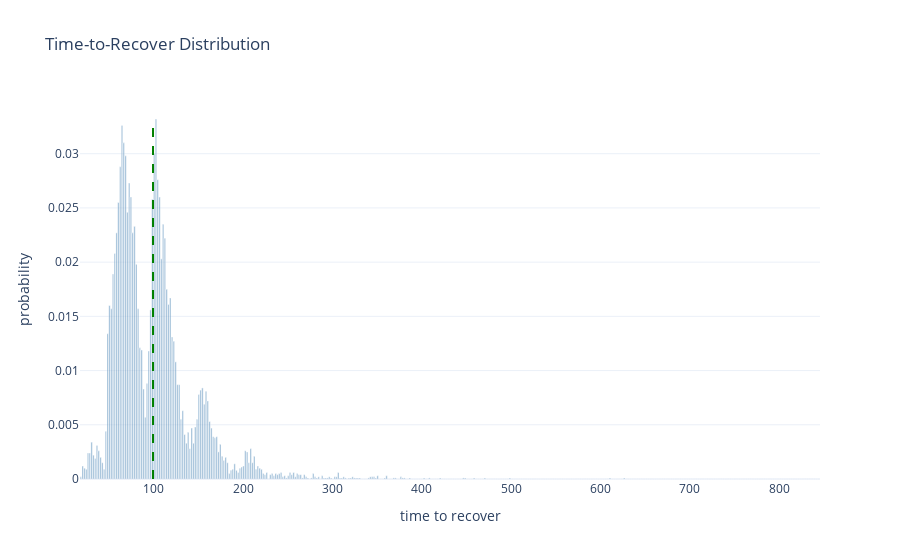
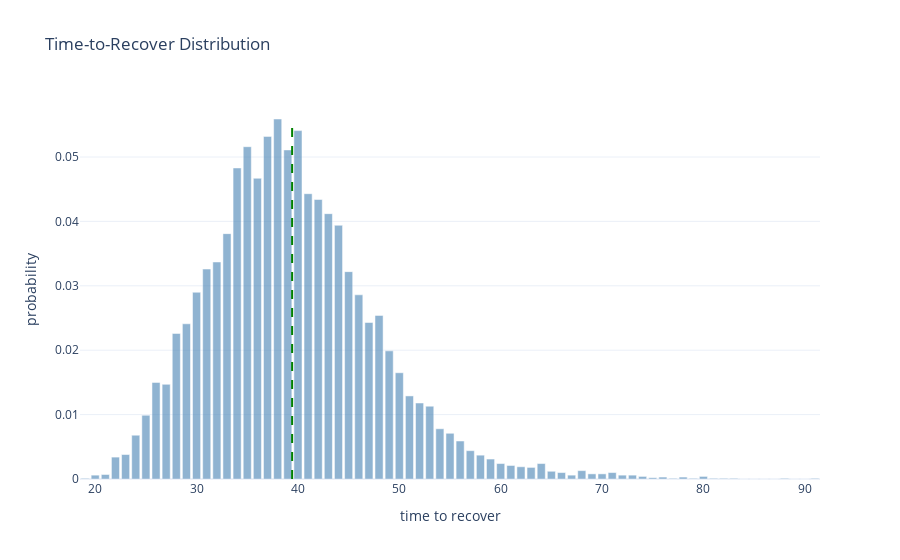
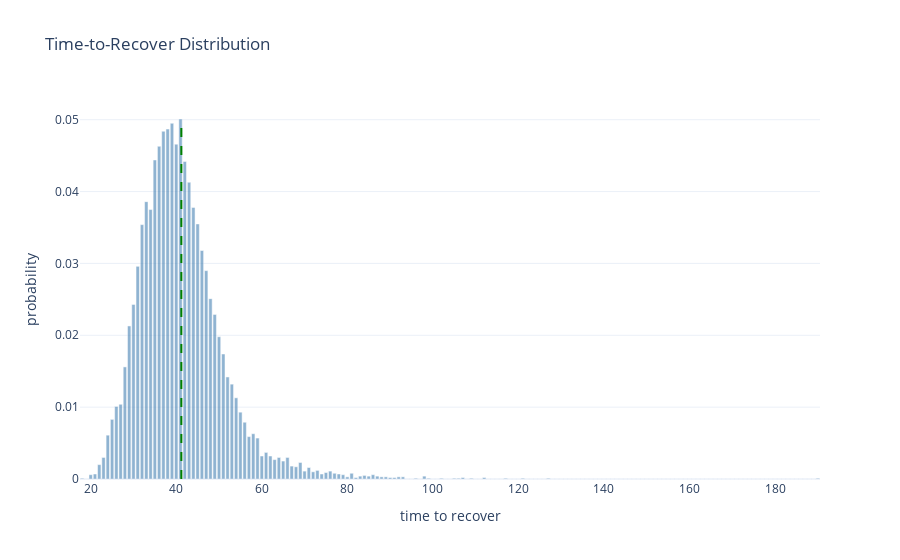
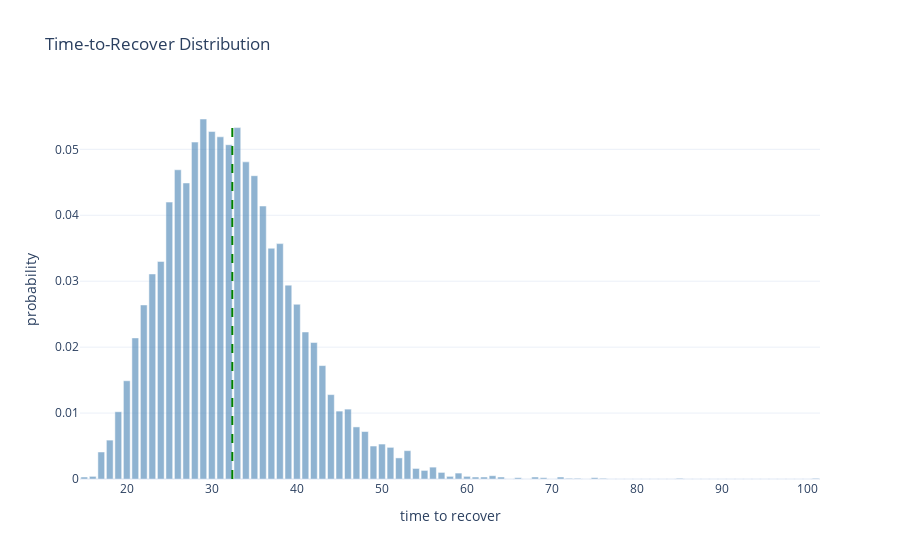

These figures' notebook cell, in order:
### Code cell
# Just restart the notebook and it will run all benchmarks again.
# Cached benchmarks are stored in memory and reused if the source file did not change.


from pprint import pprint


def compute_sha1(path):
    """Return SHA1 hash of the file's contents."""
    with open(path, "rb") as f:
        return hashlib.sha1(f.read()).hexdigest()


def load_module(name):
    """Import or reload impls.<name>."""
    full_name = "impls." + name

    if full_name in globals():
        module = importlib.reload(globals()[full_name])
    else:
        module = importlib.import_module(full_name)
        globals()[full_name] = module

    return module


def report(stats):
    render_distribution(stats)
    pprint(stats["metrics"])


# Iterate over implementation files
for file in IMPLS_DIR.glob("*.py"):
    name = file.stem

    # Skip interface and private modules
    if name == "_interface" or name.startswith("_"):
        continue

    print("Found implementation:", name)

    file_hash = compute_sha1(file)

    # If cached: check whether file changed
    if name in benchmark_cache:
        cached = benchmark_cache[name]
        cached_hash = cached["hash"]
        cached_stats = cached["stats"]

        if cached_hash == file_hash:
            print("  No changes. Using cached benchmark.")
            report(cached_stats)
            continue
        else:
            print("  File changed. Reloading and benchmarking again.")
    else:
        print("  First time seen. Benchmarking.")

    # Load/reload implementation
    module = load_module(name)

    # Require expected constructors
    if not hasattr(module, "producer_constructor") or not hasattr(
        module, "recoverer_constructor"
    ):
        print("  Missing constructors. Skipping.\n")
        continue

    N = 5
    D = 2**20
    producer_constructor = module.producer_constructor
    recoverer_constructor = module.recoverer_constructor
    D = getattr(module, "override_D", lambda _: D)(N)
    skip = getattr(module, "skip", False)

    if skip:
        print("  Marked for skip")
        continue

    # Run benchmark
    stats = visual_benchmark(
        producer_constructor,
        recoverer_constructor,
        N=N,
        D=D,
        passes=10000,
    )

    # Store into cache
    benchmark_cache[name] = {
        "hash": file_hash,
        "stats": stats,
    }

    # Render the new result
    report(stats)

### Figure 1 — Plotly figure (JSON) as saved in the notebook; plotly's stock layout.template omitted (floating-point values rounded to 4 significant figures; data arrays with more than 128 entries replaced by an {"elided": "..."} marker saying what was removed)
{"data": [{"marker": {"color": "steelblue"}, "name": "probability", "opacity": 0.6, "type": "bar", "x": {"elided": "414 float values"}, "y": {"elided": "414 float values"}}], "layout": {"shapes": [{"line": {"color": "green", "dash": "dash", "width": 2}, "type": "line", "x0": 99.2, "x1": 99.2, "y0": 0, "y1": 0.0332}], "title": {"text": "Time-to-Recover Distribution"}, "xaxis": {"title": {"text": "time to recover"}}, "yaxis": {"title": {"text": "probability"}}}}

### Figure 2 — Plotly figure (JSON) as saved in the notebook; plotly's stock layout.template omitted (floating-point values rounded to 4 significant figures)
{"data": [{"marker": {"color": "steelblue"}, "name": "probability", "opacity": 0.6, "type": "bar", "x": [19, 20, 21, 22, 23, 24, 25, 26, 27, 28, 29, 30, 31, 32, 33, 34, 35, 36, 37, 38, 39, 40, 41, 42, 43, 44, 45, 46, 47, 48, 49, 50, 51, 52, 53, 54, 55, 56, 57, 58, 59, 60, 61, 62, 63, 64, 65, 66, 67, 68, 69, 70, 71, 72, 73, 74, 75, 76, 77, 78, 79, 80, 81, 82, 83, 84, 85, 86, 87, 88, 89, 90, 91], "y": [0.0001, 0.0006, 0.0007, 0.0034, 0.0038, 0.0068, 0.0099, 0.015, 0.0147, 0.0226, 0.0241, 0.029, 0.0326, 0.0337, 0.0381, 0.0483, 0.0516, 0.0467, 0.0532, 0.0559, 0.0511, 0.0541, 0.0443, 0.0434, 0.0412, 0.0394, 0.0322, 0.0286, 0.0243, 0.0254, 0.0199, 0.0165, 0.0129, 0.0118, 0.0113, 0.0078, 0.0071, 0.0059, 0.0044, 0.0037, 0.0031, 0.0024, 0.0021, 0.0019, 0.0018, 0.0024, 0.0012, 0.001, 0.0006, 0.0013, 0.0008, 0.0008, 0.001, 0.0006, 0.0006, 0.0004, 0.0002, 0.0003, 0.0001, 0.0003, 0.0001, 0.0004, 0.0001, 0.0001, 0.0001, 0.0, 0.0, 0.0, 0.0, 0.0001, 0.0, 0.0, 0.0001]}], "layout": {"shapes": [{"line": {"color": "green", "dash": "dash", "width": 2}, "type": "line", "x0": 39.43, "x1": 39.43, "y0": 0, "y1": 0.0559}], "title": {"text": "Time-to-Recover Distribution"}, "xaxis": {"title": {"text": "time to recover"}}, "yaxis": {"title": {"text": "probability"}}}}

### Figure 3 — Plotly figure (JSON) as saved in the notebook; plotly's stock layout.template omitted (floating-point values rounded to 4 significant figures; data arrays with more than 128 entries replaced by an {"elided": "..."} marker saying what was removed)
{"data": [{"marker": {"color": "steelblue"}, "name": "probability", "opacity": 0.6, "type": "bar", "x": {"elided": "173 int values"}, "y": {"elided": "173 float values"}}], "layout": {"shapes": [{"line": {"color": "green", "dash": "dash", "width": 2}, "type": "line", "x0": 41.19, "x1": 41.19, "y0": 0, "y1": 0.0501}], "title": {"text": "Time-to-Recover Distribution"}, "xaxis": {"title": {"text": "time to recover"}}, "yaxis": {"title": {"text": "probability"}}}}

### Figure 4 — Plotly figure (JSON) as saved in the notebook; plotly's stock layout.template omitted (floating-point values rounded to 4 significant figures)
{"data": [{"marker": {"color": "steelblue"}, "name": "probability", "opacity": 0.6, "type": "bar", "x": [15, 16, 17, 18, 19, 20, 21, 22, 23, 24, 25, 26, 27, 28, 29, 30, 31, 32, 33, 34, 35, 36, 37, 38, 39, 40, 41, 42, 43, 44, 45, 46, 47, 48, 49, 50, 51, 52, 53, 54, 55, 56, 57, 58, 59, 60, 61, 62, 63, 64, 65, 66, 67, 68, 69, 70, 71, 72, 73, 74, 75, 76, 77, 78, 79, 80, 81, 82, 83, 84, 85, 86, 87, 88, 89, 90, 91, 92, 93, 94, 95, 96, 97, 98, 99, 100, 101], "y": [0.0003, 0.0004, 0.0041, 0.0059, 0.0102, 0.0149, 0.0214, 0.0264, 0.0311, 0.033, 0.042, 0.0469, 0.0449, 0.0511, 0.0546, 0.0527, 0.0519, 0.0507, 0.0533, 0.0481, 0.046, 0.0414, 0.035, 0.0357, 0.0294, 0.0265, 0.0223, 0.0207, 0.0172, 0.0128, 0.0103, 0.0106, 0.0079, 0.0072, 0.005, 0.0053, 0.0048, 0.0032, 0.0043, 0.0016, 0.0013, 0.0018, 0.001, 0.0004, 0.0009, 0.0004, 0.0003, 0.0003, 0.0005, 0.0003, 0.0, 0.0002, 0.0, 0.0003, 0.0002, 0.0, 0.0003, 0.0001, 0.0001, 0.0, 0.0002, 0.0001, 0.0, 0.0, 0.0, 0.0, 0.0, 0.0, 0.0, 0.0, 0.0001, 0.0, 0.0, 0.0, 0.0, 0.0, 0.0, 0.0, 0.0, 0.0, 0.0, 0.0, 0.0, 0.0, 0.0, 0.0, 0.0001]}], "layout": {"shapes": [{"line": {"color": "green", "dash": "dash", "width": 2}, "type": "line", "x0": 32.41, "x1": 32.41, "y0": 0, "y1": 0.0546}], "title": {"text": "Time-to-Recover Distribution"}, "xaxis": {"title": {"text": "time to recover"}}, "yaxis": {"title": {"text": "probability"}}}}
